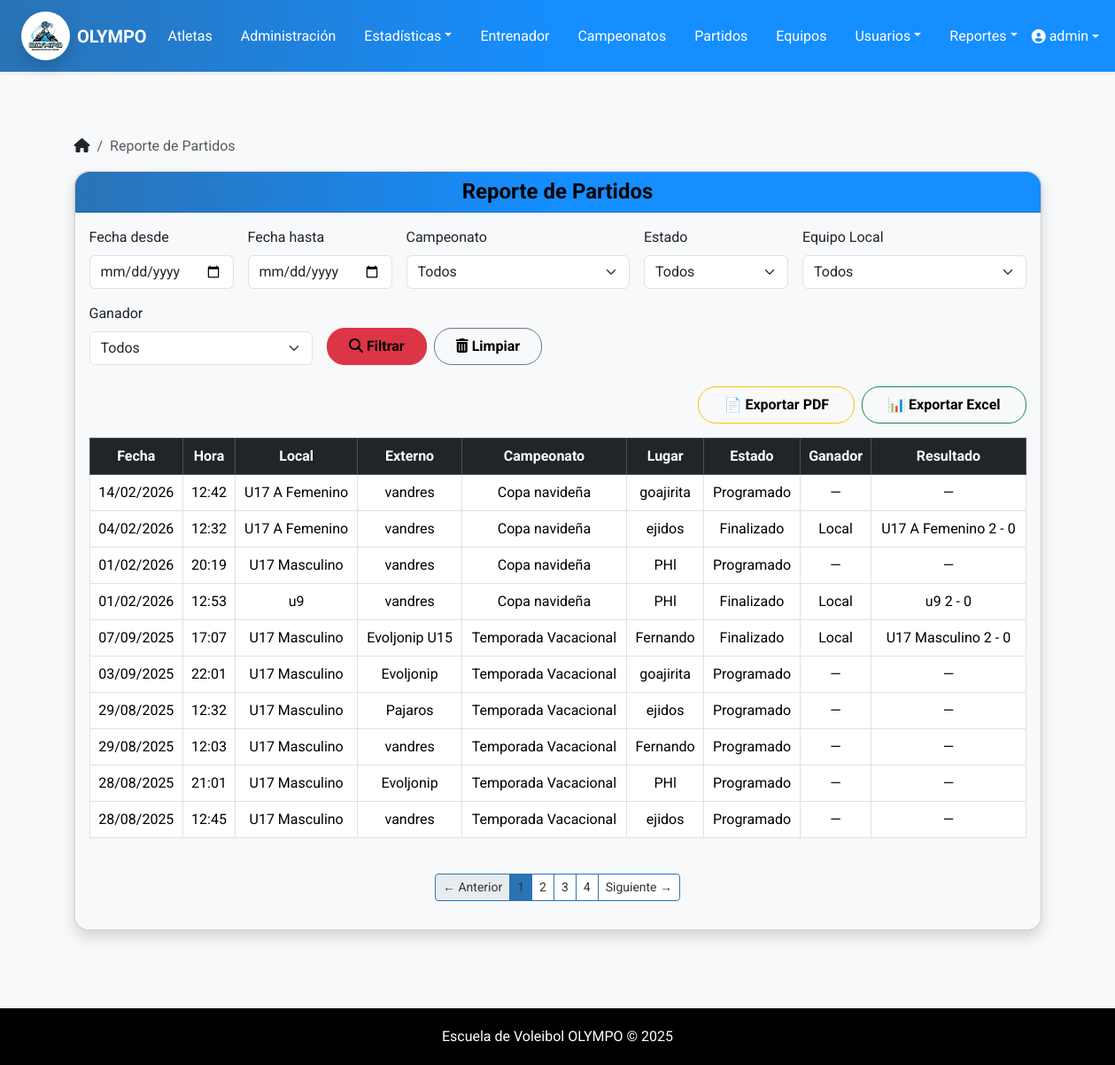
Screenshot of /atletas/reportes/partidos/ (signed in) with the database file from the repository.
### atletas/models.py (models this page shows, shortened)
class Partido(models.Model):
    ESTADOS = [
        ('programado', 'Programado'),
        ('en_curso', 'En curso'),
        ('finalizado', 'Finalizado'),
        ('cancelado', 'Cancelado'),
    ]
    FORMATOS = [
        ('3-2', 'Ganar 2 de 3 sets'),
        ('5-3', 'Ganar 3 de 5 sets'),
    ]
    equipo_local = models.ForeignKey(Equipo, on_delete=models.CASCADE, related_name='partidos')
    equipo_externo = models.CharField(max_length=100)
    fecha = models.DateField()
    hora = models.TimeField()
    lugar = models.CharField(max_length=150)
    campeonato = models.ForeignKey(Campeonato, on_delete=models.SET_NULL, null=True, blank=True)
    observaciones = models.TextField(blank=True, null=True)
    estado = models.CharField(max_length=20, choices=ESTADOS, default='programado')
    formato_partido = models.CharField(max_length=5, choices=FORMATOS, default='5-3')
    ganador = models.CharField(max_length=20, choices=[('local', 'Equipo Local'), ('externo', 'Equipo Externo')], null=True, blank=True)
    set1_local = models.PositiveIntegerField(null=True, blank=True)
    set1_externo = models.PositiveIntegerField(null=True, blank=True)
    set2_local = models.PositiveIntegerField(null=True, blank=True)
    set2_externo = models.PositiveIntegerField(null=True, blank=True)
    set3_local = models.PositiveIntegerField(null=True, blank=True)
    set3_externo = models.PositiveIntegerField(null=True, blank=True)
    set4_local = models.PositiveIntegerField(null=True, blank=True)
    set4_externo = models.PositiveIntegerField(null=True, blank=True)
    set5_local = models.PositiveIntegerField(null=True, blank=True)
    set5_externo = models.PositiveIntegerField(null=True, blank=True)
    def resultado_final(self):
        sets_local = 0
        sets_externo = 0
        for i in range(1, 6):
            local = getattr(self, f"set{i}_local")
            externo = getattr(self, f"set{i}_externo")
            if local is not None and externo is not None:
                if local > externo:
                    sets_local += 1
                elif externo > local:
                    sets_externo += 1
        return f"{sets_local} - {sets_externo}"
    @property
    def resultado_con_nombre(self):
        if self.estado != 'finalizado':
            return None
        resultado = self.resultado_final()
        if self.ganador == 'local':
            return f"{self.equipo_local.nombre} {resultado}"
        elif self.ganador == 'externo':
            return f"{self.equipo_externo} {resultado}"
        return "—"

class Equipo(models.Model):
    SEXO_CHOICES = [
        ('masculino', 'Masculino'),
        ('femenino', 'Femenino'),
        ('mixto', 'Mixto'),
    ]
    nombre = models.CharField(max_length=100)
    entrenador = models.ForeignKey(Entrenador, on_delete=models.CASCADE)
    atletas = models.ManyToManyField(Atleta)
    categoria = models.CharField(max_length=50)
    sexo_equipo = models.CharField(max_length=10, choices=SEXO_CHOICES, null=True, blank=True)
    edad_tope = models.PositiveIntegerField(null=True, blank=True)

class Campeonato(models.Model):
    TIPO_CHOICES = [
        ('formal', 'Formal'),
        ('amistoso', 'Amistoso'),
    ]
    nombre = models.CharField(max_length=100)
    tipo = models.CharField(max_length=10, choices=TIPO_CHOICES)
    anio = models.PositiveIntegerField()
    fecha_inicio = models.DateField(blank=True, null=True)
    descripcion = models.TextField(blank=True)

### atletas/views.py (the view)
# urls.py: path('reportes/partidos/', views.reporte_partidos, name='reporte_partidos'),
@user_passes_test(lambda u: es_admin(u) or es_entrenador(u))
def reporte_partidos(request):
    fecha_desde = request.GET.get("fecha_desde", "").strip()
    fecha_hasta = request.GET.get("fecha_hasta", "").strip()
    campeonato_id = request.GET.get("campeonato", "").strip()
    estado = request.GET.get("estado", "").strip()
    equipo_id = request.GET.get("equipo", "").strip()
    ganador = request.GET.get("ganador", "").strip()
    export = request.GET.get("export", "").strip()
    partidos = Partido.objects.select_related("equipo_local", "campeonato").order_by("-fecha", "-hora")
    if fecha_desde:
        partidos = partidos.filter(fecha__gte=parse_date(fecha_desde))
    if fecha_hasta:
        partidos = partidos.filter(fecha__lte=parse_date(fecha_hasta))
    if campeonato_id:
        partidos = partidos.filter(campeonato_id=campeonato_id)
    if estado:
        partidos = partidos.filter(estado=estado)
    if equipo_id:
        partidos = partidos.filter(equipo_local_id=equipo_id)
    if ganador:
        if ganador == "local":
            partidos = partidos.filter(ganador="local")
        else:
            partidos = partidos.filter(ganador="externo", equipo_externo=ganador)
    if export == "pdf":
        return exportar_partidos_pdf(partidos)
    if export == "excel":
        return exportar_partidos_excel(partidos)
    paginator = Paginator(partidos, 10)
    page_number = request.GET.get('page')
    page_obj = paginator.get_page(page_number)
    equipos = Equipo.objects.all()
    campeonatos = Campeonato.objects.all()
    estados = Partido.ESTADOS
    ganadores = ["local"]
    ganadores_externos = (
        Partido.objects.filter(ganador="externo").values_list("equipo_externo", flat=True).distinct()
    )
    ganadores += list(ganadores_externos)
    context = {
        "page_obj": page_obj,
        "equipos": equipos,
        "campeonatos": campeonatos,
        "estados": estados,
        "ganadores": ganadores,
        "filtros": {
            "fecha_desde": fecha_desde,
            "fecha_hasta": fecha_hasta,
            "campeonato": campeonato_id,
            "estado": estado,
            "equipo": equipo_id,
            "ganador": ganador,
        },
    }
    return render(request, "reportes/reporte_partidos.html", context)

### templates/reportes/reporte_partidos.html (shortened to what this page needs)
{% extends 'base.html' %}
{% load static %}
{% block content %}
<div class="container mt-4">
  <div class="d-flex justify-content-between align-items-center mb-3">
    <nav aria-label="breadcrumb">
      <ol class="breadcrumb mb-0">
        <li class="breadcrumb-item">
          <a href="{% url 'menu_principal' %}" class="text-dark"><i class="fa-solid fa-house"></i></a>
        </li>
        <li class="breadcrumb-item active" aria-current="page">Reporte de Partidos</li>
      </ol>
    </nav>
  </div>
  <div class="card shadow rounded-4">
    <div class="card-header bg-dark text-white text-center rounded-top-4">
      <h4 class="mb-0">Reporte de Partidos</h4>
    </div>
    <div class="card-body bg-light rounded-bottom-4">
        <form method="get" class="row g-3 align-items-end mb-4">
        <div class="col-md-2">
            <label class="form-label">Fecha desde</label>
            <input type="date" name="fecha_desde" class="form-control" value="{{ filtros.fecha_desde }}">
        </div>
        <div class="col-md-2">
            <label class="form-label">Fecha hasta</label>
            <input type="date" name="fecha_hasta" class="form-control" value="{{ filtros.fecha_hasta }}">
        </div>
        <div class="col-md-3">
            <label class="form-label">Campeonato</label>
            <select name="campeonato" class="form-select">
            <option value="">Todos</option>
            </select>
        </div>
        <div class="col-md-2">
            <label class="form-label">Estado</label>
            <select name="estado" class="form-select">
            <option value="">Todos</option>
            </select>
        </div>
        <div class="col-md-3">
            <label class="form-label">Equipo Local</label>
            <select name="equipo" class="form-select">
            <option value="">Todos</option>
            </select>
        </div>
        <div class="col-md-3">
            <label class="form-label">Ganador</label>
            <select name="ganador" class="form-select">
            <option value="">Todos</option>
            </select>
        </div>
        <div class="col-md-auto d-flex gap-2 justify-content-end">
            <button type="submit" class="btn btn-danger px-4">
            <i class="fas fa-search"></i> Filtrar
            </button>
            <a href="{% url 'reporte_partidos' %}" class="btn btn-outline-secondary px-4">
            <i class="fas fa-trash-alt"></i> Limpiar
            </a>
        </div>
        </form>
        <div class="mb-3 d-flex gap-2 justify-content-end">
            <a href="?{{ request.GET.urlencode }}&export=pdf" class="btn btn-outline-warning">📄 Exportar PDF</a>
            <a href="?{{ request.GET.urlencode }}&export=excel" class="btn btn-outline-success">📊 Exportar Excel</a>
        </div>
      <div class="table-responsive">
        <table class="table table-bordered table-hover text-center align-middle">
          <thead class="table-dark">
            <tr>
              <th>Fecha</th>
              <th>Hora</th>
              <th>Local</th>
              <th>Externo</th>
              <th>Campeonato</th>
              <th>Lugar</th>
              <th>Estado</th>
              <th>Ganador</th>
              <th>Resultado</th>
            </tr>
          </thead>
          <tbody>
            {% for p in page_obj %}
            <tr>
              <td>{{ p.fecha|date:"d/m/Y" }}</td>
              <td>{{ p.hora|time:"H:i" }}</td>
              <td>{{ p.equipo_local.nombre }}</td>
              <td>{{ p.equipo_externo }}</td>
              <td>{% if p.campeonato %}{{ p.campeonato.nombre }}{% else %}—{% endif %}</td>
              <td>{{ p.lugar }}</td>
              <td>{{ p.get_estado_display }}</td>
              <td>
                {% if p.ganador == 'local' %}Local{% elif p.ganador == 'externo' %}{{ p.equipo_externo }}{% else %}—{% endif %}
              </td>
              <td>{{ p.resultado_con_nombre|default:"—" }}</td>
            </tr>
            {% empty %}
            <tr>
              <td colspan="9" class="text-center text-muted">No hay resultados.</td>
            </tr>
            {% endfor %}
          </tbody>
        </table>
      </div>
      {% with request.GET.urlencode as query_params %}
      {% with query_params|cut:'page='|cut:'&page=' as base_query %}
      <div class="d-flex justify-content-center mt-4">
        <nav>
          <ul class="pagination pagination-sm">
            {% if page_obj.has_previous %}
              <li class="page-item">
                <a class="page-link" href="?page={{ page_obj.previous_page_number }}&{{ base_query }}">← Anterior</a>
              </li>
            {% else %}
              <li class="page-item disabled"><span class="page-link">← Anterior</span></li>
            {% endif %}
            {% for num in page_obj.paginator.page_range %}
              {% if page_obj.number == num %}
                <li class="page-item active"><span class="page-link">{{ num }}</span></li>
              {% else %}
                <li class="page-item"><a class="page-link" href="?page={{ num }}&{{ base_query }}">{{ num }}</a></li>
              {% endif %}
            {% endfor %}
            {% if page_obj.has_next %}
              <li class="page-item">
                <a class="page-link" href="?page={{ page_obj.next_page_number }}&{{ base_query }}">Siguiente →</a>
              </li>
            {% else %}
              <li class="page-item disabled"><span class="page-link">Siguiente →</span></li>
            {% endif %}
          </ul>
        </nav>
      </div>
      {% endwith %}
      {% endwith %}
    </div>
  </div>
</div>
{% endblock %}

### templates/base.html (shortened to what this page needs)
<!DOCTYPE html>
{% load static %}
<html lang="es">
<head>
    <link href="https://cdn.jsdelivr.net/npm/bootstrap@5.3.3/dist/css/bootstrap.min.css" rel="stylesheet">
    <link rel="stylesheet" href="https://cdnjs.cloudflare.com/ajax/libs/font-awesome/6.5.0/css/all.min.css">
    <link rel="stylesheet" href="{% static 'css/estilos.css' %}">
</head>
<body>
    <nav class="navbar navbar-expand-lg bg-escovol navbar-dark shadow-sm">
        <div class="container-fluid px-4">
            <a class="navbar-brand d-flex align-items-center">
                <img src="{% static 'img/logo-olympo.jpeg' %}" alt="Logo Olympo" width="55" height="55" class="me-2 rounded-circle shadow">
                <span class="fw-bold text-white">OLYMPO</span>
            </a>
            <div class="collapse navbar-collapse justify-content-between" id="navbarMenu">
                <ul class="navbar-nav mx-auto gap-3">
                    {% if is_admin or is_trainer %}
                        <li class="nav-item"><a class="nav-link text-white" href="{% url 'lista_atletas' %}">Atletas</a></li>
                        <li class="nav-item"><a class="nav-link text-white" href="{% url 'administracion' %}">Administración</a></li>
                        <li class="nav-item dropdown">
                            <a class="nav-link dropdown-toggle text-white" href="#" data-bs-toggle="dropdown">Estadísticas</a>
                        </li>
                        <li class="nav-item"><a class="nav-link text-white" href="{% url 'lista_entrenadores' %}">Entrenador</a></li>
                        <li class="nav-item"><a class="nav-link text-white" href="{% url 'lista_campeonatos' %}">Campeonatos</a></li>
                        <li class="nav-item"><a class="nav-link text-white" href="{% url 'lista_partidos' %}">Partidos</a></li>
                        <li class="nav-item"><a class="nav-link text-white" href="{% url 'listar_equipos' %}">Equipos</a></li>
                        {% if is_admin %}
                            <li class="nav-item dropdown">
                                <a class="nav-link dropdown-toggle text-white" href="#" data-bs-toggle="dropdown">Usuarios</a>
                            </li>
                        {% endif %}
                        <li class="nav-item dropdown">
                            <a class="nav-link dropdown-toggle text-white" href="#" data-bs-toggle="dropdown">Reportes</a>
                        </li>
                    {% endif %}
                </ul>
                <ul class="navbar-nav">
                    {% if user.is_authenticated %}
                        <li class="nav-item dropdown">
                            <a class="nav-link dropdown-toggle d-flex align-items-center text-white" href="#" role="button" data-bs-toggle="dropdown">
                                <i class="fa-solid fa-user-circle me-1"></i>
                                {{ user.get_full_name|default:user.username }}
                            </a>
                        </li>
                    {% else %}
                        <li class="nav-item">
                            <a class="nav-link text-white fw-semibold" href="{% url 'login' %}">
                                <i class="fas fa-sign-in-alt me-1"></i> Iniciar sesión
                            </a>
                        </li>
                    {% endif %}
                </ul>
            </div>
        </div>
    </nav>
    <main class="container py-5">
        {% block content %}{% endblock %}
    </main>
    <footer>
        Escuela de Voleibol OLYMPO © {{ year|default:2025 }}
    </footer>
</body>
</html>

### rows the page displays
Partido: fecha "14/02/2026", hora "12:42", equipo_local.nombre "U17 A Femenino", equipo_externo "vandres", campeonato.nombre "Copa navideña", lugar "goajirita", estado "Programado", resultado_con_nombre "—"
Partido: fecha "04/02/2026", hora "12:32", equipo_local.nombre "U17 A Femenino", equipo_externo "vandres", campeonato.nombre "Copa navideña", lugar "ejidos", estado "Finalizado", shows "Local", resultado_con_nombre "U17 A Femenino 2 - 0"
Partido: fecha "01/02/2026", hora "20:19", equipo_local.nombre "U17 Masculino", equipo_externo "vandres", campeonato.nombre "Copa navideña", lugar "PHl", estado "Programado", resultado_con_nombre "—"
Partido: fecha "01/02/2026", hora "12:53", equipo_local.nombre "u9", equipo_externo "vandres", campeonato.nombre "Copa navideña", lugar "PHl", estado "Finalizado", shows "Local", resultado_con_nombre "u9 2 - 0"
Partido: fecha "07/09/2025", hora "17:07", equipo_local.nombre "U17 Masculino", equipo_externo "Evoljonip U15", campeonato.nombre "Temporada Vacacional", lugar "Fernando", estado "Finalizado", shows "Local", resultado_con_nombre "U17 Masculino 2 - 0"
Partido: fecha "03/09/2025", hora "22:01", equipo_local.nombre "U17 Masculino", equipo_externo "Evoljonip", campeonato.nombre "Temporada Vacacional", lugar "goajirita", estado "Programado", resultado_con_nombre "—"
Partido: fecha "29/08/2025", hora "12:32", equipo_local.nombre "U17 Masculino", equipo_externo "Pajaros", campeonato.nombre "Temporada Vacacional", lugar "ejidos", estado "Programado", resultado_con_nombre "—"
Partido: fecha "29/08/2025", hora "12:03", equipo_local.nombre "U17 Masculino", equipo_externo "vandres", campeonato.nombre "Temporada Vacacional", lugar "Fernando", estado "Programado", resultado_con_nombre "—"
Partido: fecha "28/08/2025", hora "21:01", equipo_local.nombre "U17 Masculino", equipo_externo "Evoljonip", campeonato.nombre "Temporada Vacacional", lugar "PHl", estado "Programado", resultado_con_nombre "—"
Partido: fecha "28/08/2025", hora "12:45", equipo_local.nombre "U17 Masculino", equipo_externo "vandres", campeonato.nombre "Temporada Vacacional", lugar "ejidos", estado "Programado", resultado_con_nombre "—"

### other values shown
{{ user.get_full_name|default:user.username }} "admin"
{{ num }} "1"
{{ num }} "2" "3" "4"
{{ year|default:2025 }} "2025"
